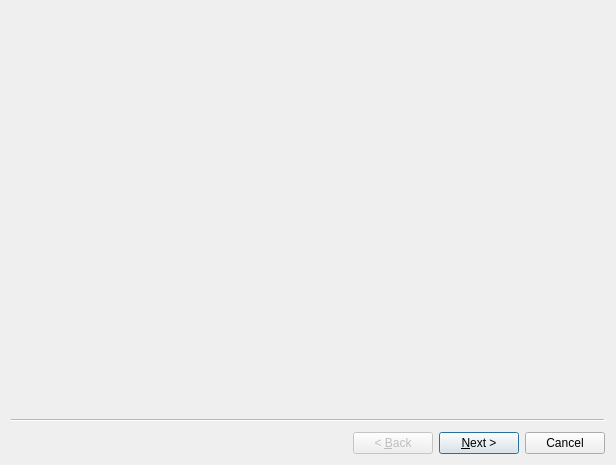
<?xml version="1.0" encoding="UTF-8"?>
<ui version="4.0">
 <class>frmSetup</class>
 <widget class="QWizard" name="frmSetup">
  <property name="geometry">
   <rect>
    <x>0</x>
    <y>0</y>
    <width>616</width>
    <height>465</height>
   </rect>
  </property>
  <property name="windowTitle">
   <string>Pyabr installer</string>
  </property>
  <property name="styleSheet">
   <string notr="true"/>
  </property>
  <widget class="QWizardPage" name="wizardPage1">
   <property name="styleSheet">
    <string notr="true">background-image: url(setup.png);</string>
   </property>
   <widget class="QWidget" name="widget" native="true">
    <property name="geometry">
     <rect>
      <x>-10</x>
      <y>-10</y>
      <width>612</width>
      <height>411</height>
     </rect>
    </property>
    <property name="styleSheet">
     <string notr="true">background-image: url(setup.png);</string>
    </property>
   </widget>
  </widget>
  <widget class="QWizardPage" name="wizardPage_4">
   <widget class="QToolButton" name="toolButton">
    <property name="geometry">
     <rect>
      <x>160</x>
      <y>30</y>
      <width>300</width>
      <height>300</height>
     </rect>
    </property>
    <property name="styleSheet">
     <string notr="true">border-radius: 100% 100%;</string>
    </property>
    <property name="text">
     <string/>
    </property>
    <property name="icon">
     <iconset>
      <normaloff>packs/numix/data/usr/share/icons/cdrom.svg</normaloff>packs/numix/data/usr/share/icons/cdrom.svg</iconset>
    </property>
    <property name="iconSize">
     <size>
      <width>200</width>
      <height>200</height>
     </size>
    </property>
   </widget>
   <widget class="QLabel" name="label">
    <property name="geometry">
     <rect>
      <x>-100</x>
      <y>300</y>
      <width>611</width>
      <height>40</height>
     </rect>
    </property>
    <property name="text">
     <string>چنانچه می خواهید پای ابر را لایو اجرا کنید تصویر بالا را کلیک کنید</string>
    </property>
   </widget>
  </widget>
  <widget class="QWizardPage" name="wizardPage">
   <widget class="QLineEdit" name="lePassword">
    <property name="geometry">
     <rect>
      <x>130</x>
      <y>260</y>
      <width>341</width>
      <height>40</height>
     </rect>
    </property>
    <property name="styleSheet">
     <string notr="true"/>
    </property>
    <property name="echoMode">
     <enum>QLineEdit::Password</enum>
    </property>
    <property name="placeholderText">
     <string>حالا برای آن رمزی تنظیم کنید</string>
    </property>
   </widget>
   <widget class="QLineEdit" name="leUsername">
    <property name="geometry">
     <rect>
      <x>130</x>
      <y>200</y>
      <width>341</width>
      <height>40</height>
     </rect>
    </property>
    <property name="styleSheet">
     <string notr="true"/>
    </property>
    <property name="placeholderText">
     <string>یک نامی برای حساب کاربری خود وارد کنید</string>
    </property>
   </widget>
   <widget class="QLineEdit" name="leRootCode">
    <property name="geometry">
     <rect>
      <x>130</x>
      <y>140</y>
      <width>341</width>
      <height>40</height>
     </rect>
    </property>
    <property name="styleSheet">
     <string notr="true"/>
    </property>
    <property name="echoMode">
     <enum>QLineEdit::Password</enum>
    </property>
    <property name="placeholderText">
     <string>رمزی قوی برای حساب ادمین تنظیم کنید</string>
    </property>
   </widget>
   <widget class="QLineEdit" name="leHostname">
    <property name="geometry">
     <rect>
      <x>130</x>
      <y>80</y>
      <width>341</width>
      <height>40</height>
     </rect>
    </property>
    <property name="styleSheet">
     <string notr="true"/>
    </property>
    <property name="placeholderText">
     <string>یک نامی برای رایانه خود انتخاب کنید</string>
    </property>
   </widget>
  </widget>
  <widget class="QWizardPage" name="wizardPage_2">
   <widget class="QCheckBox" name="chGuest">
    <property name="geometry">
     <rect>
      <x>139</x>
      <y>220</y>
      <width>331</width>
      <height>40</height>
     </rect>
    </property>
    <property name="layoutDirection">
     <enum>Qt::RightToLeft</enum>
    </property>
    <property name="text">
     <string>حساب مهمان داشته باشد</string>
    </property>
   </widget>
   <widget class="QComboBox" name="cmLang">
    <property name="geometry">
     <rect>
      <x>130</x>
      <y>170</y>
      <width>351</width>
      <height>40</height>
     </rect>
    </property>
    <property name="currentText">
     <string>فارسی</string>
    </property>
    <item>
     <property name="text">
      <string>فارسی</string>
     </property>
    </item>
    <item>
     <property name="text">
      <string>English</string>
     </property>
    </item>
   </widget>
   <widget class="QLabel" name="lblLang">
    <property name="geometry">
     <rect>
      <x>130</x>
      <y>140</y>
      <width>341</width>
      <height>20</height>
     </rect>
    </property>
    <property name="text">
     <string>زبان مورد نظر خود را انتخاب کنید</string>
    </property>
   </widget>
  </widget>
  <widget class="QWizardPage" name="wizardPage_3">
   <widget class="QLineEdit" name="leLastName">
    <property name="geometry">
     <rect>
      <x>50</x>
      <y>110</y>
      <width>245</width>
      <height>40</height>
     </rect>
    </property>
    <property name="styleSheet">
     <string notr="true"/>
    </property>
    <property name="placeholderText">
     <string>نام خانوادگی</string>
    </property>
   </widget>
   <widget class="QLineEdit" name="leEmail">
    <property name="geometry">
     <rect>
      <x>50</x>
      <y>170</y>
      <width>500</width>
      <height>40</height>
     </rect>
    </property>
    <property name="styleSheet">
     <string notr="true"/>
    </property>
    <property name="placeholderText">
     <string>پست الکترونیکی</string>
    </property>
   </widget>
   <widget class="QLineEdit" name="leFirstName">
    <property name="geometry">
     <rect>
      <x>300</x>
      <y>110</y>
      <width>251</width>
      <height>40</height>
     </rect>
    </property>
    <property name="styleSheet">
     <string notr="true"/>
    </property>
    <property name="placeholderText">
     <string>نام</string>
    </property>
   </widget>
   <widget class="QLineEdit" name="lePhone">
    <property name="geometry">
     <rect>
      <x>50</x>
      <y>230</y>
      <width>500</width>
      <height>40</height>
     </rect>
    </property>
    <property name="styleSheet">
     <string notr="true"/>
    </property>
    <property name="placeholderText">
     <string>شماره تلفن همراه</string>
    </property>
   </widget>
   <zorder>leLastName</zorder>
   <zorder>leFirstName</zorder>
   <zorder>lePhone</zorder>
   <zorder>leEmail</zorder>
  </widget>
 </widget>
 <resources/>
 <connections/>
</ui>
